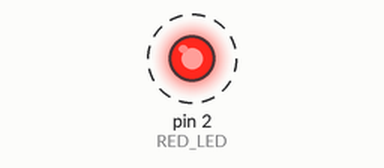
Recording of a sketch running on a simulated Arduino Uno, built with avr-gcc and run on an emulated ATmega328P. Parts: output pins drawn as LEDs (lit = HIGH). Dashed ring = blinking.

Above: at 0.5 s.
Timing chart, 0 to 3.5 s (numbered marks = the images above):
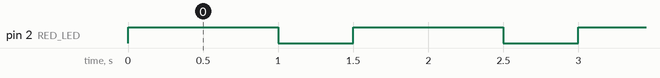

Measured:
- by itself, pin 2 (RED_LED): alternates HIGH for 1.0 s and LOW for 0.50 s

The sketch:

blink_led.ino
```cpp
#define RED_LED 2
#define ONE_SECOND 1000
#define HALF_SECOND 500

void setup() {
  // put your setup code here, to run once:
  pinMode(RED_LED, OUTPUT);
}

void loop() {
  // put your main code here, to run repeatedly:
  blinkLed(RED_LED);
}

void blinkLed(int ledPort){
  digitalWrite(ledPort, HIGH);
  delay(ONE_SECOND);
  digitalWrite(ledPort, LOW);
  delay(HALF_SECOND);
}
```
